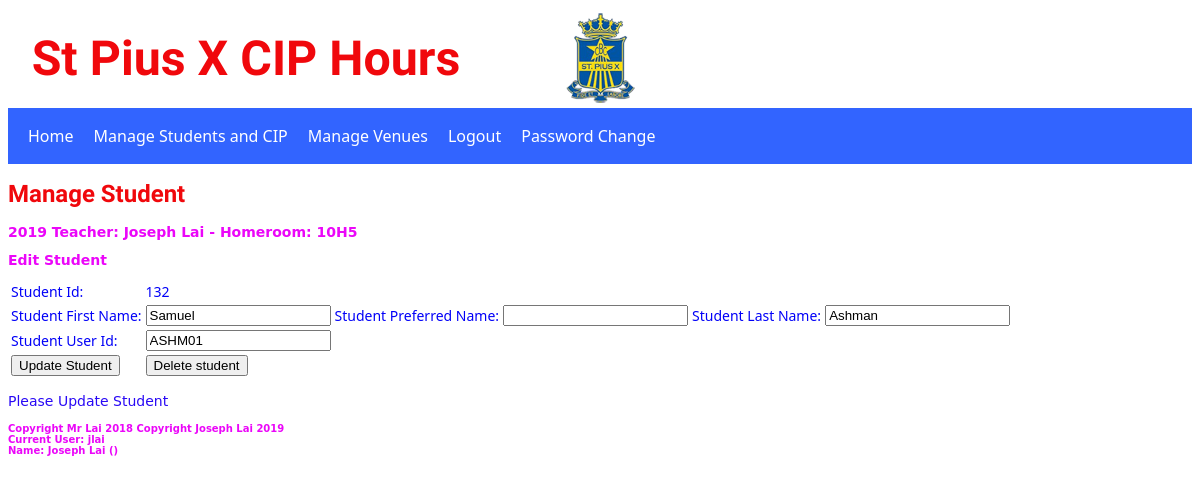
/student.php?yearstudentId=3&function=edit (signed in), run on the app's committed database.
### tables this page shows
CREATE TABLE IF NOT EXISTS `student` (
  `studentid` int(11) NOT NULL AUTO_INCREMENT,
  `StudentFirstName` varchar(50) NOT NULL,
  `StudentPreferredName` varchar(50) NOT NULL,
  `StudentLastName` varchar(50) NOT NULL,
  `UserId` text NOT NULL COMMENT 'School Allocated User ID',
  PRIMARY KEY (`studentid`)
);

### student.php (the view, shortened to what this page needs)
<?php
require("sessionCheck.php");
$year = $_SESSION['year'];
$firstName = $_SESSION["firstName"];
$lastName = $_SESSION["lastName"];
$homeroom = $_SESSION['homeroom'];
?>
<!DOCTYPE html>
<html>
<head>
	<link href="css/spxcip.css" rel="stylesheet" type="text/css">
</head>
<body>
<header class="page-header">
<h1>St Pius X CIP Hours</h1>
</header>
<?php require("nav.php"); ?>
<maincontent>
<h1>Manage Student</h1>
<div>
<?php
FUNCTION editStudent($yearstudentId) {
	$conn = getConn();
	$sql = 'SELECT s.studentId, s.studentFirstName, s.studentPreferredName, s.studentLastName, s.userId FROM yearstudents as ys, student as s WHERE yearstudentId='.$yearstudentId.' AND ys.studentid = s.studentid';
	$result = mysqli_query($conn,$sql) or die(mysqli_error($conn)) ;
	if (mysqli_num_rows($result)==1) {
		echo "<h2>Edit Student</h2>";
		echo "<table class='tableText'>";
		echo "<form id='student' name='student' action='student.php?function=save' method='post'>";
		while($studRow = mysqli_fetch_assoc($result)) {
			$studentId 			= $studRow["studentId"];
			$studentFirstName 	= $studRow["studentFirstName"];
			$studentPreferredName 	= $studRow["studentPreferredName"];
			$studentLastName 	= $studRow["studentLastName"];
			$studentUserId		= $studRow["userId"];
			echo "<tr>";
			echo "<td>Student Id:</td><td>$studentId</td>";
			echo "</tr><tr>";
			echo "<td>Student First Name:</td><td><input type='text' name='studentFirstName' value='$studentFirstName'></td>";
			echo "<td>Student Preferred Name:</td><td><input type='text' name='studentPreferredName' value='$studentPreferredName'></td>";
			echo "<td>Student Last Name:</td><td><input type='text' name='studentLastName' value='$studentLastName'></td>";
			echo "</tr><tr>";
			echo "<td>Student User Id:</td><td><input type='text' name='studentUserId' value='$studentUserId'></td>";
			echo "</tr><tr>";
		}
		echo "<td><button type='submit' name='update'>Update Student</button></td>";
		echo "<td><button type='submit' name='delete'>Delete student</button></td>";
		echo "</tr>";
		echo "</form>";
		echo "</table>";
	} else {
		$error = "<p>Student Not Found!</p>";
	}
}
echo "<h2>$year Teacher: $firstName $lastName - Homeroom: $homeroom</h2>";$error="Please Update Student";
IF (isset($_GET["yearstudentId"])) {
	$yearstudentId = $_GET["yearstudentId"];
} else {
	$yearstudentId=NULL;
}
if (isset($_GET["function"])) {
	$function=$_GET["function"];
} else {
	$function="add";
}
if ($function=="edit") {
	editStudent($yearstudentId);
} else if ($function=="save") {
	$studentId = $_POST["studentId"];
	$yearstudentId=$_POST["yearstudentId"];
	$studentFirstName=$_POST["studentFirstName"];
	$studentPreferredName=$_POST["studentPreferredName"];
	$studentLastName=$_POST["studentLastName"];
	$studentUserId=$_POST["studentUserId"];
	saveStudent($yearstudentId,$studentId, $studentFirstName,$studentPreferredName,$studentLastName,$studentUserId);
} else {
	$error="Please Add Student";
	addStudent();
}
?>
</div>
<span><p><?php echo $error; ?></p></span>
</maincontent>
<footer>
Copyright Mr Lai 2018
<span><?php echo $footer;?>
</span>
</footer>
</body>
</html>

### css/spxcip.css (style rules this page uses)
header { background-image: url(../images/spxlogo.png); background-position: center; background-repeat: no-repeat; height: 100px; background-color:aliceblue; }
header.page-header { background: no-repeat center/contain url(../images/spxlogo.png); display: flex; height: 100px; min-width: 100px; align-items: center; color: #000; }
header.page-header > h1 { font-family: 'Acme', sans-serif; font-size: calc(40px + (26 - 14) * ((100vw - 300px) / (1600 - 300))); margin: 2%; }
h1 { font-family: 'Acme', sans-serif;; font-size: 24px; font-weight: bold; color: #F0080C; }
p { font-family: "Lucida Grande", "Lucida Sans Unicode", "Lucida Sans", "DejaVu Sans", Verdana, sans-serif; font-size: 14px; color: #2909F5; }
h2 { font-family: "Lucida Grande", "Lucida Sans Unicode", "Lucida Sans", "DejaVu Sans", Verdana, sans-serif; font-size: 14px; font-weight: bold; color: #EB06F9; }
.tableText { font-family: Segoe, "Segoe UI", "DejaVu Sans", "Trebuchet MS", Verdana, sans-serif; font-size: 14px; color: #0200F8; }
mainContent { background-color:burlywood; }
footer { font-family: "Lucida Grande", "Lucida Sans Unicode", "Lucida Sans", "DejaVu Sans", Verdana, sans-serif; font-size: 10px; font-weight: bold; color: #EB06F9; }

### data on the page
student: studentid "132", studentFirstName "Samuel", studentLastName "Ashman", studentUserId "ASHM01"

### other printed values
$year "2019"
$firstName "Joseph"
$lastName "Lai"
$homeroom "10H5"
$error "Please Update Student"
$username "jlai"
